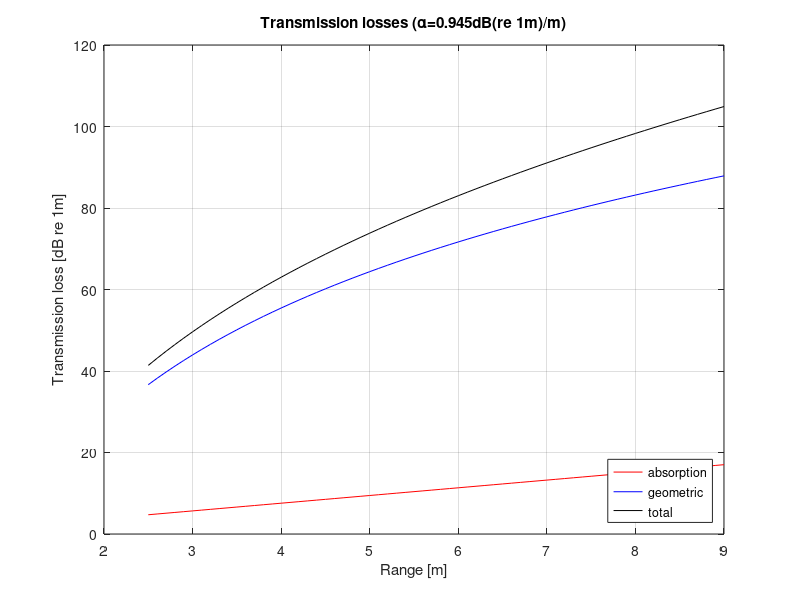

This figure's MATLAB source: (Note: this script raises an error after producing the figure.)
%TRANSMISSION_LOSS.M Simple transmission loss model to enhance sonar data.
%
% Note: the sonar image is assumed to contain the output of a matched
% filter. This script modifies the image to take into account transmission
% losses, reducing the intensity of spurious returns.
%
% Pedro Vaz Teixeira, June 2014
% pvt@mit.edu

close all

%% transmission loss model (absorption+geometric)
figure();

% absorption coefficient [dB(re 1m)/ m]
% alpha = 0.9666; % didson/auto
alpha = 0.945;  % 1.8MHz, 10m depth, 15C, ph 8, 35ppt salinity
                % http://resource.npl.co.uk/acoustics/techguides/seaabsorption/

r = 2.5:0.1:9;      %    
h_a = 2*alpha.*r;   % absorption losses
h_g = 20*log(r.^2); % transmission losses

plot(r, h_a, 'r')
hold on
plot(r, h_g, 'b')
plot(r, h_a + h_g, 'k')
legend('absorption', 'geometric', 'total', 'Location', 'Southeast')
ylabel('Transmission loss [dB re 1m]')
xlabel('Range [m]')
title(['Transmission losses (\alpha=',num2str(alpha),'dB(re 1m)/m)']);

grid on

%% application to didson data
polar_frame = flipud(im2double(imread('./data/frame.bmp')));
figure();

subplot(1,4,1);
imshow(polar_frame);
xlabel('Azimuth');
ylabel('Range');
title('Original/polar');

[cart_frame, ~, ~] = polarToCart(polar_frame, 2.5, 9, 500);
subplot(1,4,2)
imshow(fliplr(cart_frame'))
xlabel('y')
ylabel('x')
title('Original/cart.')

polar_frame2 = polar_frame;

for i=1:512
    r = 2.5 + (6.5/512)*i;  % not sure these are the values for the test frame
    % unsure about formula - not sure about the intensity scale/value
    polar_frame2(i,:) = (255*polar_frame2(i,:) - (2*alpha*r)*ones(1,96) - 20*log(r^2))./255;
end
subplot(1,4,3)
imshow(polar_frame2)
xlabel('Azimuth');
ylabel('Range');
title('Enhanced/polar');

[cart_frame, ~, ~] = polarToCart(polar_frame2, 2.5, 9, 500);
subplot(1,4,4)
imshow(fliplr(cart_frame'))
xlabel('y')
ylabel('x')
title('Enhanced/cart');

suptitle('Transmission loss compensation');


%% stand-alone enhancement function test

figure()
eframe = enhance(polar_frame, 2.5,  9);
imshow(eframe)
title('Transmission loss compensation - stand-alone function');


%% blind deconvolution
PSF = ones(96,96);
[edframe, PSF] = deconvblind(eframe, PSF, 20);
figure();

subplot(1,4,1)
imshow(polar_frame)
title('Original');

subplot(1,4,2)
imshow(eframe)
title('Enhanced');

subplot(1,4,3)
imshow(edframe)
title('Deconvolved');

subplot(1,4,4)
imshow(250*PSF)
title('PSF estimate (x250)');

suptitle('Blind deconvolution (polar)');


%% deconvolution on enhanced image
[cart_frame, rx, ry] = polarToCart(eframe, 2.5, 9, 500);
G = green_cart(95, 1/rx, 1/ry);
cart_frame_d = deconvreg(cart_frame, G);
figure()

subplot(1,2,1)
imshow(cart_frame)
title('Enhanced/cart');

subplot(1,2,2)
imshow(cart_frame_d)
title('Enhanced+deconv./cart');

suptitle('Reg. deconvolution (cart.)');


%% range bin energy content comparison (original vs enhanced)
figure()
subplot(1,5,1);
imshow(polar_frame);    % original
eo = zeros(512,1);
for i = 1:512
    eo(i) = mean(polar_frame(i,:));
end
subplot(1,5,2)
plot(eo, 512:-1:1)
xlim([0 1])
ylim([1 512])

subplot(1,5,3);
imshow(eframe);
ee = zeros(512,1);
for i = 1:512
    ee(i) = mean(eframe(i,:));
end
subplot(1,5,4)
plot(ee, 512:-1:1)
hold on;
k = 1/max(max(eframe));
plot(k*ee, 512:-1:1,'r')
xlim([0 1])
ylim([1 512])

subplot(1,5,5);
imshow(k*eframe);
title('amplified')

suptitle('Average bin intensity')

%% miscellaneous

J = histeq(cart_frame);
figure();
imshow(J);
